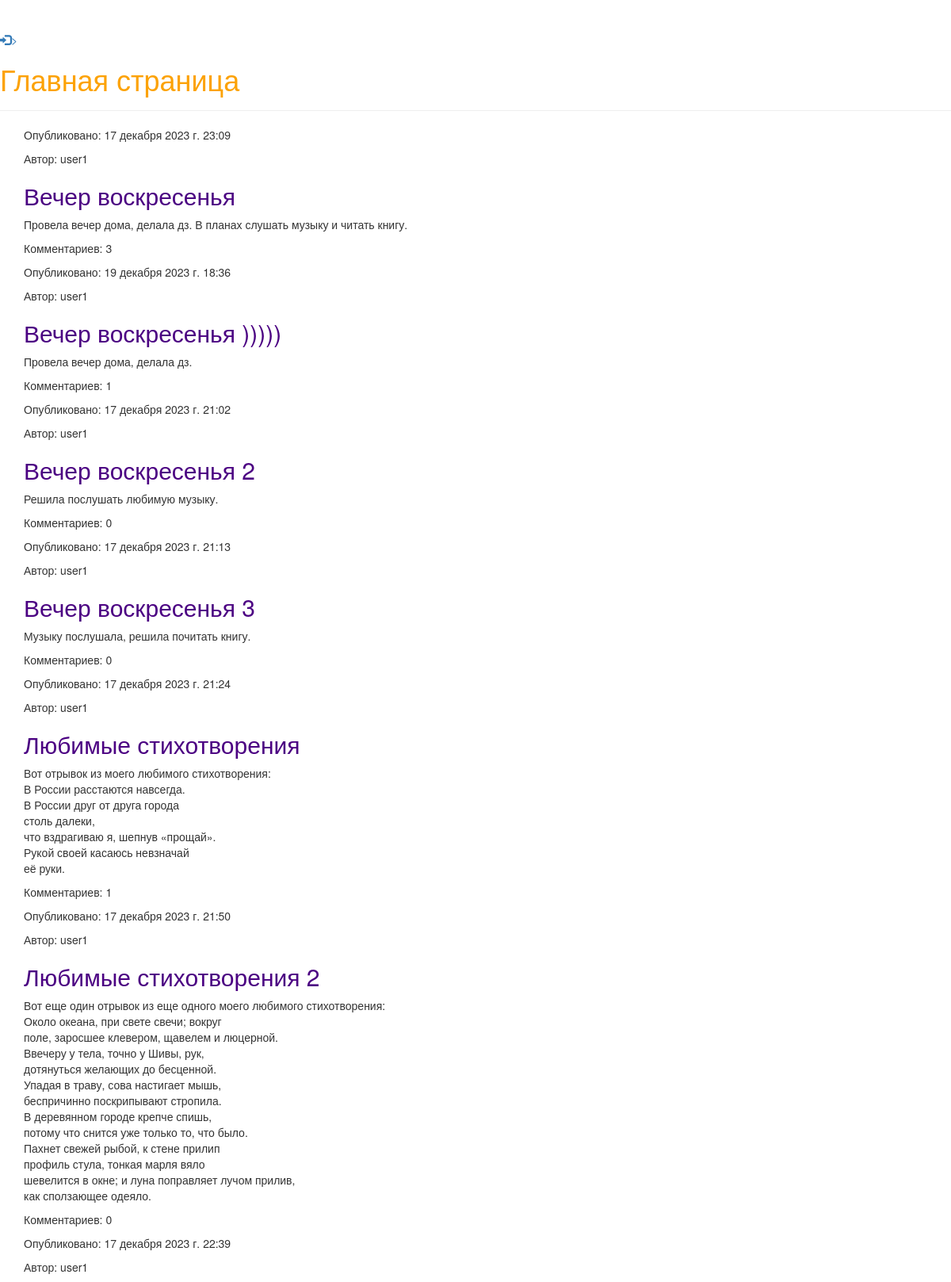
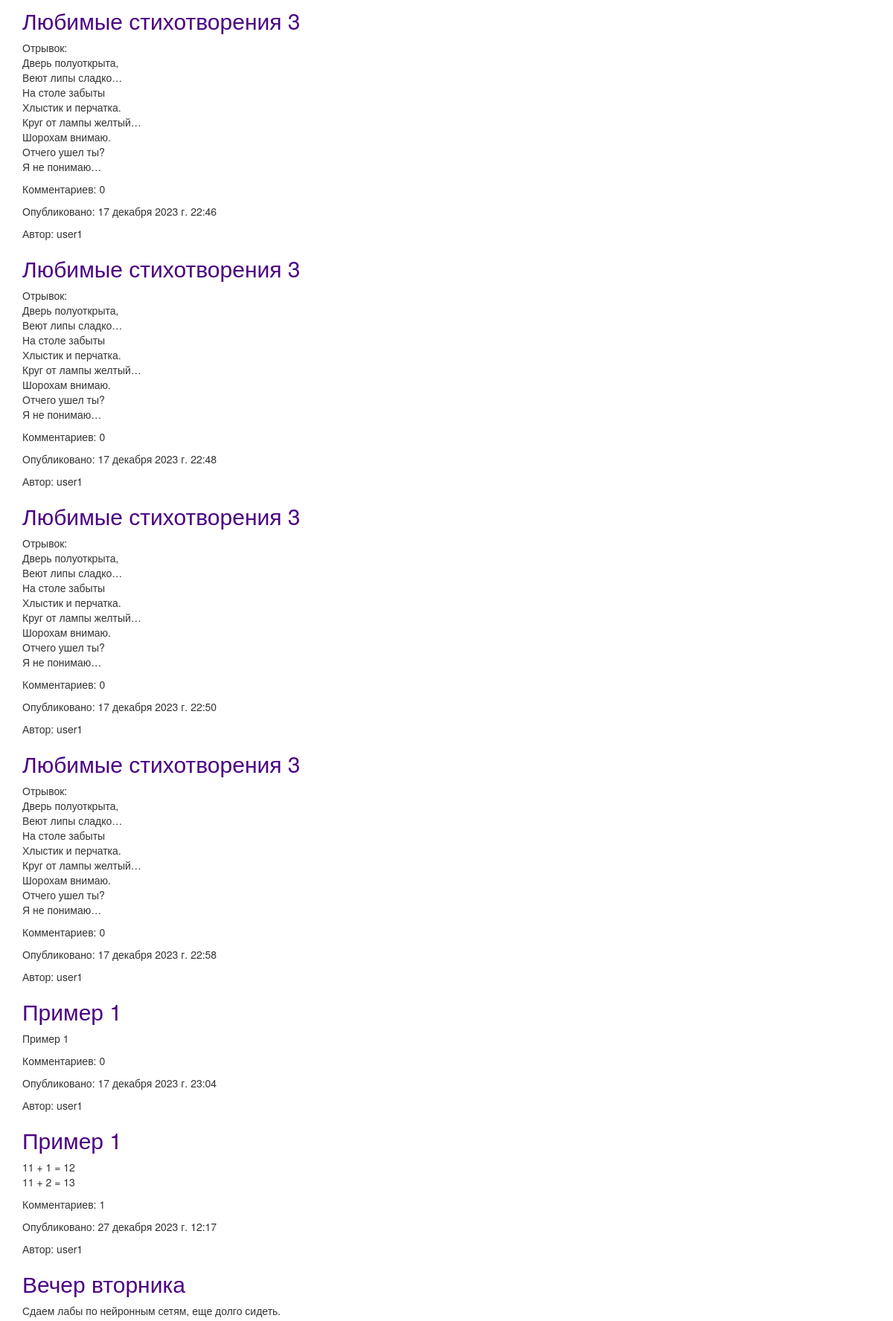
The page / (upper part) on the database its author committed (2 pictures, top to bottom).
### blog/models.py (models this page shows, shortened)
class Post(models.Model):
    author = models.ForeignKey(settings.AUTH_USER_MODEL, on_delete=models.CASCADE)
    title = models.CharField(max_length=200, verbose_name="Заголовок")
    text = models.TextField(verbose_name="Текст статьи")
    created_date = models.DateTimeField(default=timezone.now, verbose_name="Дата создания")
    published_date = models.DateTimeField(blank=True, null=True, verbose_name="Дата публикации")
    is_published = models.BooleanField(default=False, verbose_name="Запись опубликована?")
    objects = PostManager()
    published = PostPublishedManager()
    class Meta:
        verbose_name = 'Запись в блоге'
        verbose_name_plural = 'Запись в блоге'
    def get_absolute_url(self):
        return reverse('blog:post_detail', args=[str(self.id)])

### blog/views.py (the view)
# urls.py: path('', views.post_list, name='post_list'),
def post_list(request):
    posts = Post.objects.for_user(user=request.user)
    return render(request, 'blog/post_list.html', {'posts': posts})

### blog/managers.py (called while the page is built)
    def for_user(self, user=None):
        if user.is_staff:
            return self.all()
        else:
            return self.filter(published_date__lte=timezone.now())

    def get_queryset(self):
        return PostQuerySet(self.model, using=self._db)

    def for_user(self, user=None):
        return self.get_queryset().for_user(user=user)

### blog/templates/blog/post_list.html
{% extends 'blog/base.html' %}
{% block content %}
    {% for post in posts %}
    <div class="post">
        <div class="date">
            {% if post.published_date %}
            <p>Опубликовано: {{ post.published_date }}</p>
            {% else %}
            <p>Не опубликована</p>
            {% endif %}
            <p>Автор: {{ post.author }}</p>
        </div>
            <h2><a href="{{ post.get_absolute_url }}">{{ post.title }}</a></h2>
            <p>{{ post.text|linebreaksbr }}</p>
            <p>Комментариев: {{ post.comments.count }}</p>
        </div>
    {% endfor %}
{% endblock %}

### blog/static/blog/css/theme.css (style rules this page uses)
h2 a { color: #4B0082 }

### rows shown on the page
Post: published_date "17 декабря 2023 г. 23:09", author "user1", title "Вечер воскресенья", text "Провела вечер дома, делала дз. В планах слушать музыку и читать книгу.", comments.count "3"
Post: published_date "19 декабря 2023 г. 18:36", author "user1", title "Вечер воскресенья )))))", text "Провела вечер дома, делала дз.", comments.count "1"
Post: published_date "17 декабря 2023 г. 21:02", author "user1", title "Вечер воскресенья 2", text "Решила послушать любимую музыку.", comments.count "0"
Post: published_date "17 декабря 2023 г. 21:13", author "user1", title "Вечер воскресенья 3", text "Музыку послушала, решила почитать книгу.", comments.count "0"
Post: published_date "17 декабря 2023 г. 21:24", author "user1", title "Любимые стихотворения", text "Вот отрывок из моего любимого стихотворения: В России расстаются навсегда. В России друг от друга города столь далеки, что вздрагиваю я, шепнув «прощай». Рукой своей касаюсь невзначай её руки.", comments.count "1"
Post: published_date "17 декабря 2023 г. 21:50", author "user1", title "Любимые стихотворения 2", text "Вот еще один отрывок из еще одного моего любимого стихотворения: Около океана, при свете свечи; вокруг поле, заросшее клевером, щавелем и люцерной. Ввечеру у тела, точно у Шивы, рук, дотянуться желающих до бесценной. Упадая в траву, сова настигает мышь, беспричинно поскрипывают стропила. В деревянном городе крепче спишь, потому что снится уже только то, что было. Пахнет свежей рыбой, к стене прилип профиль стула, тонкая марля вяло шевелится в окне; и луна поправляет лучом прилив, как сползающее одеяло.", comments.count "0"
Post: published_date "17 декабря 2023 г. 22:39", author "user1", title "Любимые стихотворения 3", text "Отрывок: Дверь полуоткрыта, Веют липы сладко… На столе забыты Хлыстик и перчатка. Круг от лампы желтый… Шорохам внимаю. Отчего ушел ты? Я не понимаю…", comments.count "0"
Post: published_date "17 декабря 2023 г. 22:46", author "user1", title "Любимые стихотворения 3", text "Отрывок: Дверь полуоткрыта, Веют липы сладко… На столе забыты Хлыстик и перчатка. Круг от лампы желтый… Шорохам внимаю. Отчего ушел ты? Я не понимаю…", comments.count "0"
Post: published_date "17 декабря 2023 г. 22:48", author "user1", title "Любимые стихотворения 3", text "Отрывок: Дверь полуоткрыта, Веют липы сладко… На столе забыты Хлыстик и перчатка. Круг от лампы желтый… Шорохам внимаю. Отчего ушел ты? Я не понимаю…", comments.count "0"
Post: published_date "17 декабря 2023 г. 22:50", author "user1", title "Любимые стихотворения 3", text "Отрывок: Дверь полуоткрыта, Веют липы сладко… На столе забыты Хлыстик и перчатка. Круг от лампы желтый… Шорохам внимаю. Отчего ушел ты? Я не понимаю…", comments.count "0"
Post: published_date "17 декабря 2023 г. 22:58", author "user1", title "Пример 1", text "Пример 1", comments.count "0"
Post: published_date "17 декабря 2023 г. 23:04", author "user1", title "Пример 1", text "11 + 1 = 12 11 + 2 = 13", comments.count "1"
Post: published_date "27 декабря 2023 г. 12:17", author "user1", title "Вечер вторника", text "Сдаем лабы по нейронным сетям, еще долго сидеть."
